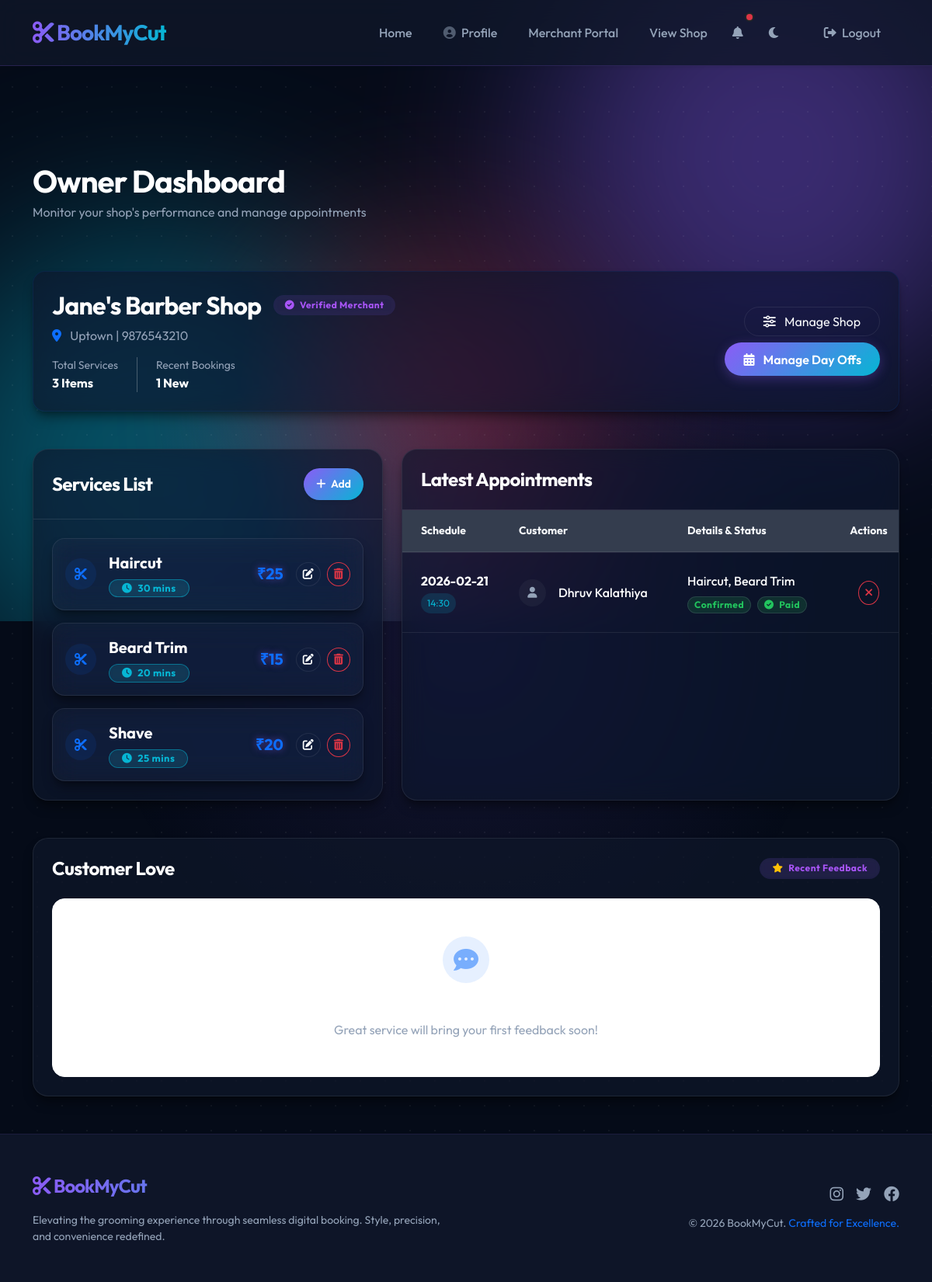
The page /owner/dashboard (signed in) on the database as committed earlier.
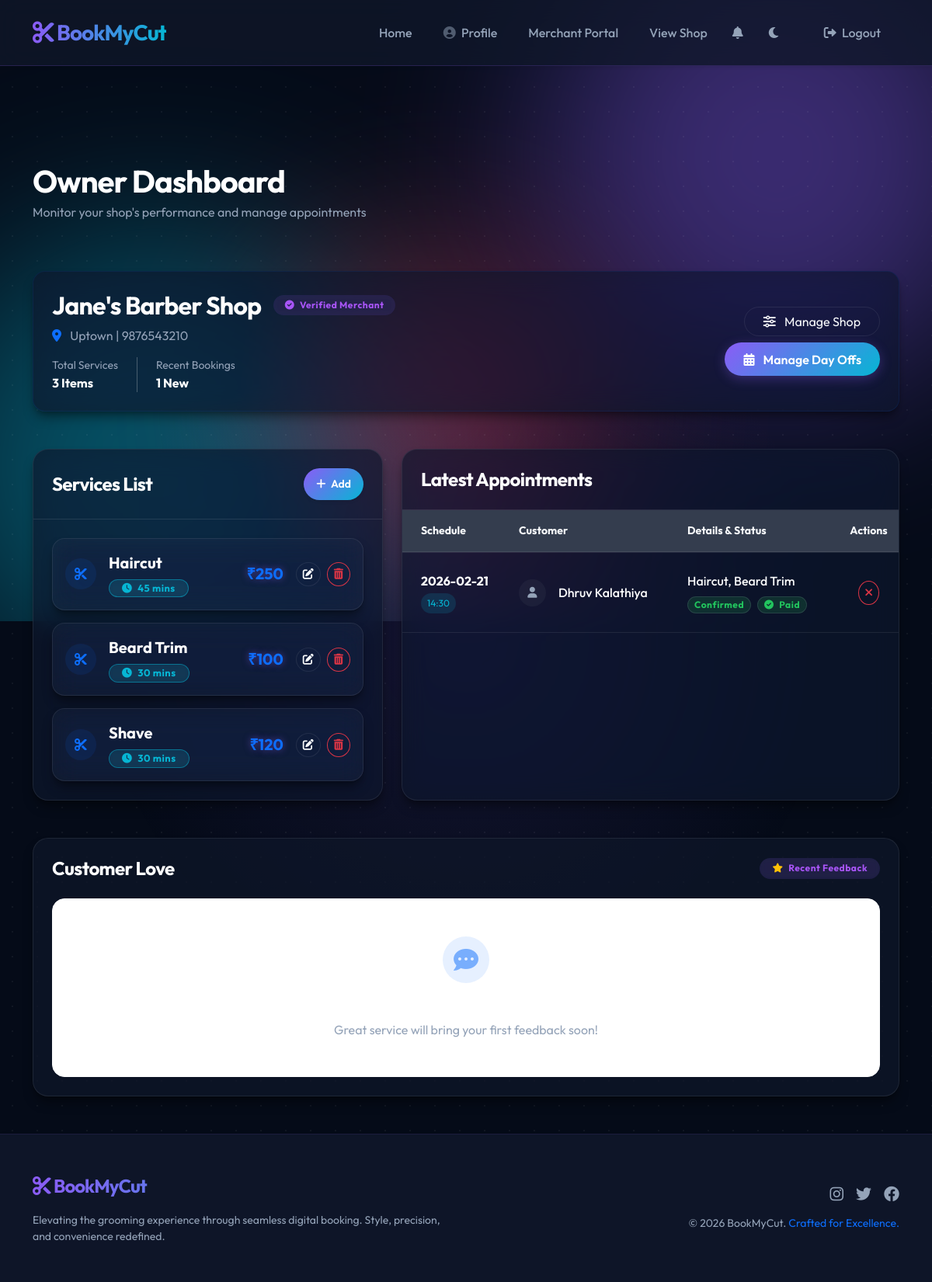
The same page on the database as committed later.
### tables this page shows
CREATE TABLE services (
    id INTEGER PRIMARY KEY AUTOINCREMENT,
    shop_id INTEGER NOT NULL,
    name VARCHAR(100) NOT NULL,
    description TEXT,
    price DECIMAL(10, 2) NOT NULL,
    duration_minutes INTEGER NOT NULL,
    FOREIGN KEY (shop_id) REFERENCES shops(id) ON DELETE CASCADE
);

### app.py (the view)
@app.route('/owner/dashboard')
def owner_dashboard():
    if not is_logged_in() or not is_owner():
        return redirect(url_for('login'))
    cursor = get_db_cursor()
    cursor.execute('SELECT * FROM shops WHERE owner_id = ?', (session['id'],))
    shop = cursor.fetchone()
    services = []
    appointments = []
    reviews = []
    if shop:
        cursor.execute('SELECT * FROM services WHERE shop_id = ?', (shop['id'],))
        services = cursor.fetchall()
        cursor.execute('''
            SELECT a.*, u.name as user_name, GROUP_CONCAT(s.name, ', ') as services_list, p.amount, p.status as payment_status
            FROM appointments a
            JOIN users u ON a.user_id = u.id
            LEFT JOIN appointment_services asrv ON a.id = asrv.appointment_id
            LEFT JOIN services s ON asrv.service_id = s.id
            LEFT JOIN payments p ON a.id = p.appointment_id
            WHERE a.shop_id = ?
            GROUP BY a.id
            ORDER BY a.appointment_date DESC, a.appointment_time DESC
        ''', (shop['id'],))
        appointments = cursor.fetchall()
        cursor.execute('''
            SELECT r.*, u.name as user_name
            FROM reviews r
            JOIN users u ON r.user_id = u.id
            WHERE r.shop_id = ?
            ORDER BY r.created_at DESC
        ''', (shop['id'],))
        reviews = cursor.fetchall()
    return render_template('owner_dashboard.html', shop=shop, services=services, appointments=appointments, reviews=reviews)

### app.py (called while the page is built)
def get_db_cursor():
    return db.connection.cursor()

def is_logged_in():
    return 'loggedin' in session

def is_owner():
    return 'role' in session and session['role'] == 'shop_owner'

@app.context_processor
def inject_shop_status():
    unread_count = 0
    if is_logged_in():
        from flask import g
        cursor = get_db_cursor()
        cursor.execute("SELECT COUNT(*) as count FROM notifications WHERE user_id = ? AND is_read = FALSE", (session['id'],))
        res = cursor.fetchone()
        unread_count = res['count'] if res else 0
    if is_logged_in() and is_owner():
        cursor = get_db_cursor()
        cursor.execute('SELECT id FROM shops WHERE owner_id = ?', (session['id'],))
        shop = cursor.fetchone()
        return {'owner_has_shop': shop is not None, 'owner_shop_id': shop['id'] if shop else None, 'unread_notifications': unread_count, 'get_now': get_now}
    return {'owner_has_shop': False, 'owner_shop_id': None, 'unread_notifications': unread_count, 'get_now': get_now}

### templates/owner_dashboard.html (shortened to what the changed rows need)
{% extends 'base.html' %}
{% block content %}
<div class="row align-items-center mb-5 fade-in">
    <div class="col-12">
        <h1 class="fw-bold text-white mb-1">Owner Dashboard</h1>
    </div>
</div>
{% if not shop %}
<div class="glass-card p-5 text-center fade-in rounded-5">
    <div class="bg-surface-color p-4 rounded-circle d-inline-flex mx-auto mb-4 animate-float">
        <i class="fas fa-store-slash fa-4x text-warning opacity-50"></i>
    </div>
    <h2 class="text-white fw-bold mb-3">Shop Profile Incomplete</h2>
    <p class="text-muted mb-5 fs-5 mx-auto col-md-6">Welcome! To start receiving bookings, first set up your
        professional shop profile.</p>
    <a href="{{ url_for('add_shop') }}" class="btn btn-primary btn-lg rounded-pill px-5 py-3 shadow-xl">Setup My Shop <i
            class="fas fa-arrow-right ms-2"></i></a>
</div>
{% else %}
<div class="glass-card p-4 mb-5 fade-in rounded-4 shadow-xl border-primary border-opacity-10">
    <div class="row align-items-center">
        <div class="col-md-8">
            <div class="d-flex align-items-center mb-2">
                <h2 class="fw-bold text-white mb-0 me-3">{{ shop.name }}</h2>
            </div>
        </div>
    </div>
</div>
<div class="row g-4">
    <div class="col-lg-5">
        <div class="glass-card h-100 fade-in delay-1 overflow-hidden">
            <div class="p-4">
                {% if services %}
                <div class="d-flex flex-column gap-3">
                    {% for service in services %}
                    <div class="glass-card p-3 border-opacity-10 rounded-4 d-flex justify-content-between align-items-center card-hover-effect"
                        style="background: var(--card-sub-bg);">
                        <div class="d-flex align-items-center">
                            <div class="bg-primary bg-opacity-10 p-2 rounded-circle me-3 d-flex align-items-center justify-content-center"
                                style="width: 40px; height: 40px;">
                                <i class="fas fa-scissors text-primary"></i>
                            </div>
                            <div>
                                <span class="text-white-adaptive fw-bold d-block fs-5 mb-1">{{ service.name }}</span>
                                <span class="badge badge-soft-secondary rounded-pill px-3 py-1"
                                    style="font-size: 0.8rem; border: 1px solid var(--secondary-glow);">
                                    <i class="fas fa-clock me-1"></i> {{ service.duration_minutes }} mins
                                </span>
                            </div>
                        </div>
                        <div class="d-flex align-items-center gap-2">
                            <span class="text-primary fw-bold fs-5 me-2"
                                style="text-shadow: 0 0 10px var(--primary-glow);">₹{{
                                service.price }}</span>
                            <div class="d-flex gap-2">
                                <a href="{{ url_for('edit_service', service_id=service.id) }}"
                                    class="btn btn-outline-light btn-sm rounded-circle px-2" title="Edit Service">
                                    <i class="fas fa-edit"></i>
                                </a>
                                <form action="{{ url_for('delete_service', service_id=service.id) }}" method="POST"
                                    class="d-inline"
                                    onsubmit="return confirm('Are you sure you want to delete this service?');">
                                    <button type="submit" class="btn btn-outline-danger btn-sm rounded-circle px-2"
                                        title="Delete Service">
                                        <i class="fas fa-trash-alt"></i>
                                    </button>
                                </form>
                            </div>
                        </div>
                    </div>
                    {% endfor %}
                </div>
                {% else %}
                <div class="text-center py-5">
                    <i class="fas fa-concierge-bell fa-2x text-muted opacity-25 mb-3"></i>
                    <p class="text-muted">No services listed yet.</p>
                </div>
                {% endif %}
            </div>
        </div>
    </div>
    <div class="col-lg-7">
        <div class="glass-card h-100 fade-in delay-2 overflow-hidden">
            <div class="p-0">
                {% if appointments %}
                <div class="table-responsive">
                    <table class="table table-dark table-hover mb-0" style="--bs-table-bg: transparent;">
                        <thead class="bg-white bg-opacity-5">
                            <tr class="text-muted small">
                                <th class="ps-4 py-3">Schedule</th>
                                <th class="py-3">Customer</th>
                                <th class="py-3">Details & Status</th>
                                <th class="py-3 text-center">Actions</th>
                            </tr>
                        </thead>
                    </table>
                </div>
                {% else %}
                <div class="text-center py-5">
                    <i class="fas fa-calendar-times fa-2x text-muted opacity-25 mb-3"></i>
                    <p class="text-muted">Waiting for your first booking!</p>
                </div>
                {% endif %}
            </div>
        </div>
    </div>
</div>
{% endif %}
{% endblock %}

Rows that differ between the two databases and show on the page:
changed services "Haircut": duration_minutes "30" → "45"; price "25" → "250"
changed services "Beard Trim": duration_minutes "20" → "30"; price "15" → "100"
changed services "Shave": duration_minutes "25" → "30"; price "20" → "120"
